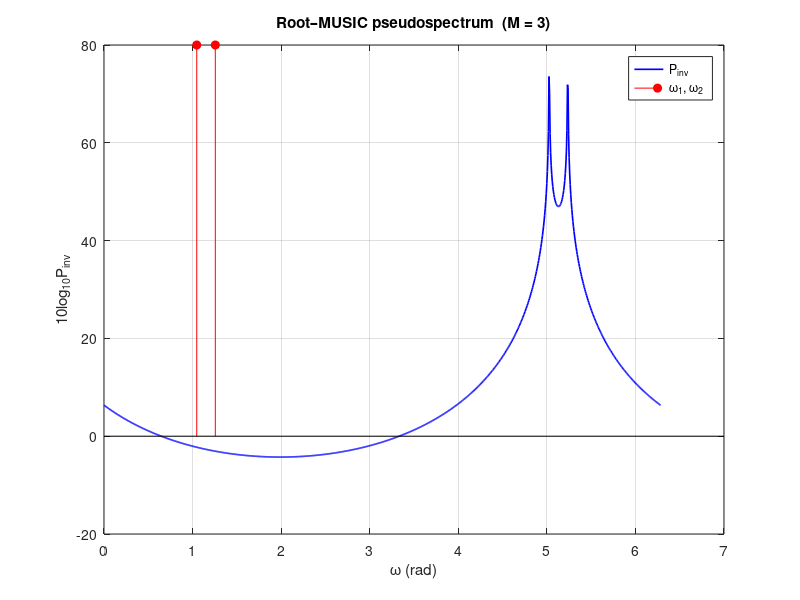

MATLAB code for this plot:
%% ------------------------------------------------------------------------
%  ΑΣΚΗΣΗ 2.6  –  Τελικό script
% -------------------------------------------------------------------------
clc; clear; close all;

%% (0) Δοσμένο R_xx  (M = 3,  P = 2)
R = [  6                 1.92705-4.58522j   -3.42705-3.49541j ;
       1.92705+4.58522j   6                 1.92705-4.58522j ;
      -3.42705+3.49541j   1.92705+4.58522j   6               ];
M = size(R,1);                 n = (0:M-1).';

%% (1) Ιδιοανάλυση  →  λευκός θόρυβος
[U,lambda]      = eig(R,'vector');
[sigma2,ix] = min(lambda);          % ιδιοτιμή θορυβου
uN         = U(:,ix);          % ιδιοδιάνυσμα θορύβου

% ▶ Ταξινόμηση ιδιοτιμών σε φθίνουσα σειρά για αναφορά
lambda_sorted = flipud( sort(lambda) );   % [λ1  λ2  λ3]

%% (2) Root–MUSIC  →  συχνότητες
c      = conj(uN).';           % συντελεστές πολυωνύμου
rho    = roots(c);             % 3 ρίζες
rho    = rho( abs(rho) < 1.05 );
omega  = sort( mod(-angle(rho),2*pi) );   % [ω1,ω2]

%% (3) Steering-matrix & «σήμα» S
e  = @(w) exp(-1j*w.*n);       % βοηθ. ανώνυμη συνάρτηση
E  = [ e(omega(1)) , e(omega(2)) ];       % M×P
S  = R - sigma2*eye(M);                       % συνιστώσα σήματος

%% (4) ΠΛΑΤΗ με ελάχιστα τετράγωνα
K  = [ reshape(e(omega(1))*e(omega(1))',[],1), ...
       reshape(e(omega(2))*e(omega(2))',[],1) ];   % (M²)×P
a2 = real( K \ S(:) );           % |A|² λύση LS
A  = sqrt(abs(a2));              % |A|


%% (5) Αποτελέσματα
fprintf('\n---------   Αποτελέσματα Άσκησης 2.6   ---------\n');
fprintf('sigma_w^2    = %.6f\n' , sigma2);
fprintf('ω (rad)      = %.4f   %.4f\n' , omega);
fprintf('|A|          = %.4f   %.4f\n' , A);
% ▶ Εκτύπωση ιδιοτιμών
fprintf('Ιδιοτιμές λ  = %.4f   %.4f   %.4f\n' , lambda_sorted);
fprintf('-----------------------------------------------\n');
%% (6) Pseudospectrum P_inv(e^{jω})
w_plot = linspace(0,2*pi,1024);
P_inv  = 1./abs( polyval(c,exp(1j*w_plot)) ).^2;

figure('Color','w');
plot(w_plot,10*log10(P_inv),'b','LineWidth',1.2); grid on;
xlabel('\omega (rad)'), ylabel('10log_{10}P_{inv}');
title('Root–MUSIC pseudospectrum  (M = 3)');
hold on;

% επισήμανση συχνοτήτων
yl = ylim;  stem(omega, yl(2)*ones(size(omega)), 'r','filled');
legend('P_{inv}','\omega_1, \omega_2','Location','NorthEast');
